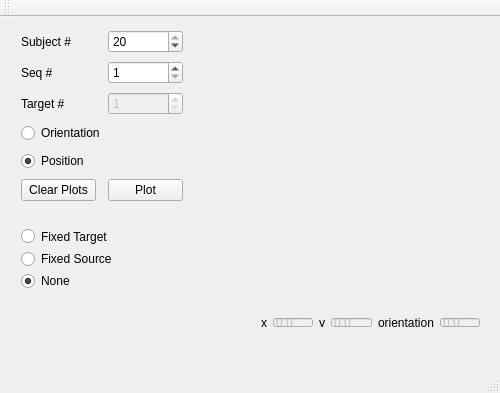
<?xml version="1.0" encoding="UTF-8"?>
<ui version="4.0">
 <class>MainWindow</class>
 <widget class="QMainWindow" name="MainWindow">
  <property name="geometry">
   <rect>
    <x>0</x>
    <y>0</y>
    <width>500</width>
    <height>393</height>
   </rect>
  </property>
  <property name="windowTitle">
   <string>MainWindow</string>
  </property>
  <widget class="QWidget" name="centralWidget">
   <widget class="QWidget" name="layoutWidget">
    <property name="geometry">
     <rect>
      <x>10</x>
      <y>0</y>
      <width>184</width>
      <height>201</height>
     </rect>
    </property>
    <layout class="QGridLayout" name="gridLayout">
     <item row="3" column="0" colspan="3">
      <widget class="QRadioButton" name="orientationRadioButton">
       <property name="text">
        <string>Orientation</string>
       </property>
      </widget>
     </item>
     <item row="2" column="2">
      <widget class="QSpinBox" name="targetNumSpinBox">
       <property name="enabled">
        <bool>false</bool>
       </property>
       <property name="minimum">
        <number>1</number>
       </property>
       <property name="maximum">
        <number>359</number>
       </property>
       <property name="value">
        <number>1</number>
       </property>
      </widget>
     </item>
     <item row="4" column="0" colspan="3">
      <widget class="QRadioButton" name="positionRadioButton">
       <property name="text">
        <string>Position</string>
       </property>
       <property name="checked">
        <bool>true</bool>
       </property>
      </widget>
     </item>
     <item row="1" column="2">
      <widget class="QSpinBox" name="seqNumSpinBox">
       <property name="minimum">
        <number>1</number>
       </property>
       <property name="maximum">
        <number>386</number>
       </property>
       <property name="value">
        <number>1</number>
       </property>
      </widget>
     </item>
     <item row="2" column="0" colspan="2">
      <widget class="QLabel" name="targetNumLabel">
       <property name="text">
        <string>Target #</string>
       </property>
      </widget>
     </item>
     <item row="1" column="0" colspan="2">
      <widget class="QLabel" name="seqNumLabel">
       <property name="text">
        <string>Seq #</string>
       </property>
      </widget>
     </item>
     <item row="8" column="2">
      <widget class="QPushButton" name="plotTrajectoryButton">
       <property name="text">
        <string>Plot</string>
       </property>
      </widget>
     </item>
     <item row="0" column="2">
      <widget class="QSpinBox" name="subjectNumSpinBox">
       <property name="minimum">
        <number>1</number>
       </property>
       <property name="maximum">
        <number>20</number>
       </property>
       <property name="value">
        <number>20</number>
       </property>
      </widget>
     </item>
     <item row="0" column="0" colspan="2">
      <widget class="QLabel" name="subjectNumLabel">
       <property name="text">
        <string>Subject #</string>
       </property>
      </widget>
     </item>
     <item row="8" column="0">
      <widget class="QPushButton" name="clearPlotsButton">
       <property name="text">
        <string>Clear Plots</string>
       </property>
      </widget>
     </item>
    </layout>
   </widget>
   <widget class="QWidget" name="gridLayoutWidget">
    <property name="geometry">
     <rect>
      <x>10</x>
      <y>200</y>
      <width>131</width>
      <height>83</height>
     </rect>
    </property>
    <layout class="QGridLayout" name="gridLayout_2">
     <item row="1" column="0">
      <widget class="QRadioButton" name="fixedSourceRadioButton">
       <property name="text">
        <string>Fixed Source</string>
       </property>
       <attribute name="buttonGroup">
        <string notr="true">fixedPointGroup</string>
       </attribute>
      </widget>
     </item>
     <item row="0" column="0">
      <widget class="QRadioButton" name="fixedTargetRadioButton">
       <property name="text">
        <string>Fixed Target</string>
       </property>
       <property name="checked">
        <bool>false</bool>
       </property>
       <attribute name="buttonGroup">
        <string notr="true">fixedPointGroup</string>
       </attribute>
      </widget>
     </item>
     <item row="2" column="0">
      <widget class="QRadioButton" name="noneFixedRadioButton">
       <property name="text">
        <string>None</string>
       </property>
       <property name="checked">
        <bool>true</bool>
       </property>
       <attribute name="buttonGroup">
        <string notr="true">fixedPointGroup</string>
       </attribute>
      </widget>
     </item>
    </layout>
   </widget>
   <widget class="QWidget" name="horizontalLayoutWidget">
    <property name="geometry">
     <rect>
      <x>250</x>
      <y>290</y>
      <width>241</width>
      <height>31</height>
     </rect>
    </property>
    <layout class="QHBoxLayout" name="horizontalLayout">
     <item>
      <widget class="QLabel" name="xLabel">
       <property name="text">
        <string>x</string>
       </property>
      </widget>
     </item>
     <item>
      <widget class="QLineEdit" name="yEdit">
       <property name="enabled">
        <bool>false</bool>
       </property>
       <property name="text">
        <string>0.0</string>
       </property>
      </widget>
     </item>
     <item>
      <widget class="QLabel" name="yLabel">
       <property name="text">
        <string>y</string>
       </property>
      </widget>
     </item>
     <item>
      <widget class="QLineEdit" name="xEdit">
       <property name="enabled">
        <bool>false</bool>
       </property>
       <property name="text">
        <string>0.0</string>
       </property>
      </widget>
     </item>
     <item>
      <widget class="QLabel" name="orientationLabel">
       <property name="text">
        <string>orientation</string>
       </property>
      </widget>
     </item>
     <item>
      <widget class="QLineEdit" name="orientationEdit">
       <property name="enabled">
        <bool>false</bool>
       </property>
       <property name="text">
        <string>0.0</string>
       </property>
      </widget>
     </item>
    </layout>
   </widget>
  </widget>
  <widget class="QToolBar" name="mainToolBar">
   <attribute name="toolBarArea">
    <enum>TopToolBarArea</enum>
   </attribute>
   <attribute name="toolBarBreak">
    <bool>false</bool>
   </attribute>
  </widget>
  <widget class="QStatusBar" name="statusBar"/>
  <widget class="QMenuBar" name="menuBar">
   <property name="geometry">
    <rect>
     <x>0</x>
     <y>0</y>
     <width>500</width>
     <height>28</height>
    </rect>
   </property>
  </widget>
 </widget>
 <layoutdefault spacing="6" margin="11"/>
 <resources/>
 <connections/>
 <buttongroups>
  <buttongroup name="fixedPointGroup"/>
 </buttongroups>
</ui>
